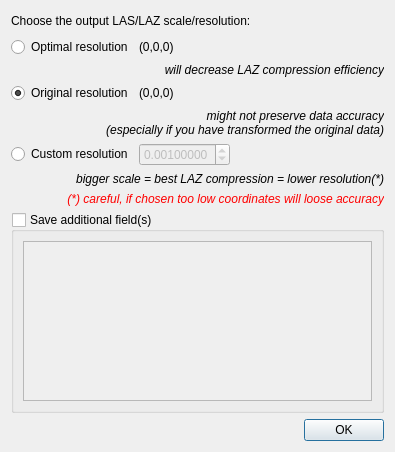
<?xml version="1.0" encoding="UTF-8"?>
<ui version="4.0">
 <class>SaveLASFileDialog</class>
 <widget class="QDialog" name="SaveLASFileDialog">
  <property name="geometry">
   <rect>
    <x>0</x>
    <y>0</y>
    <width>395</width>
    <height>452</height>
   </rect>
  </property>
  <property name="windowTitle">
   <string>LAS/LAZ scale</string>
  </property>
  <layout class="QVBoxLayout" name="verticalLayout">
   <item>
    <layout class="QHBoxLayout" name="horizontalLayout_7">
     <item>
      <widget class="QLabel" name="label">
       <property name="text">
        <string>Choose the output LAS/LAZ scale/resolution:</string>
       </property>
      </widget>
     </item>
     <item>
      <spacer name="horizontalSpacer_4">
       <property name="orientation">
        <enum>Qt::Horizontal</enum>
       </property>
       <property name="sizeHint" stdset="0">
        <size>
         <width>40</width>
         <height>20</height>
        </size>
       </property>
      </spacer>
     </item>
    </layout>
   </item>
   <item>
    <layout class="QHBoxLayout" name="horizontalLayout_4">
     <item>
      <widget class="QRadioButton" name="bestRadioButton">
       <property name="text">
        <string>Optimal resolution</string>
       </property>
      </widget>
     </item>
     <item>
      <widget class="QLabel" name="bestAccuracyLabel">
       <property name="text">
        <string notr="true">(0,0,0)</string>
       </property>
      </widget>
     </item>
     <item>
      <spacer name="horizontalSpacer_5">
       <property name="orientation">
        <enum>Qt::Horizontal</enum>
       </property>
       <property name="sizeHint" stdset="0">
        <size>
         <width>40</width>
         <height>20</height>
        </size>
       </property>
      </spacer>
     </item>
    </layout>
   </item>
   <item>
    <widget class="QLabel" name="label_2">
     <property name="font">
      <font>
       <italic>true</italic>
      </font>
     </property>
     <property name="toolTip">
      <string>Ensures optimal accuracy (up to 10^-7 absolute)</string>
     </property>
     <property name="text">
      <string>will decrease LAZ compression efficiency</string>
     </property>
     <property name="alignment">
      <set>Qt::AlignRight|Qt::AlignTrailing|Qt::AlignVCenter</set>
     </property>
    </widget>
   </item>
   <item>
    <layout class="QHBoxLayout" name="horizontalLayout_5">
     <item>
      <widget class="QRadioButton" name="origRadioButton">
       <property name="text">
        <string>Original resolution</string>
       </property>
       <property name="checkable">
        <bool>true</bool>
       </property>
       <property name="checked">
        <bool>true</bool>
       </property>
      </widget>
     </item>
     <item>
      <widget class="QLabel" name="origAccuracyLabel">
       <property name="text">
        <string>(0,0,0)</string>
       </property>
      </widget>
     </item>
     <item>
      <spacer name="horizontalSpacer_6">
       <property name="orientation">
        <enum>Qt::Horizontal</enum>
       </property>
       <property name="sizeHint" stdset="0">
        <size>
         <width>40</width>
         <height>20</height>
        </size>
       </property>
      </spacer>
     </item>
    </layout>
   </item>
   <item>
    <widget class="QLabel" name="label_4">
     <property name="font">
      <font>
       <italic>true</italic>
      </font>
     </property>
     <property name="text">
      <string>might not preserve data accuracy
(especially if you have transformed the original data)</string>
     </property>
     <property name="alignment">
      <set>Qt::AlignRight|Qt::AlignTrailing|Qt::AlignVCenter</set>
     </property>
    </widget>
   </item>
   <item>
    <layout class="QHBoxLayout" name="horizontalLayout_6">
     <item>
      <widget class="QRadioButton" name="customRadioButton">
       <property name="text">
        <string>Custom resolution</string>
       </property>
      </widget>
     </item>
     <item>
      <widget class="QDoubleSpinBox" name="customScaleDoubleSpinBox">
       <property name="enabled">
        <bool>false</bool>
       </property>
       <property name="decimals">
        <number>8</number>
       </property>
       <property name="minimum">
        <double>0.000000000000000</double>
       </property>
       <property name="maximum">
        <double>1.000000000000000</double>
       </property>
       <property name="singleStep">
        <double>0.001000000000000</double>
       </property>
       <property name="value">
        <double>0.001000000000000</double>
       </property>
      </widget>
     </item>
     <item>
      <spacer name="horizontalSpacer_7">
       <property name="orientation">
        <enum>Qt::Horizontal</enum>
       </property>
       <property name="sizeHint" stdset="0">
        <size>
         <width>40</width>
         <height>20</height>
        </size>
       </property>
      </spacer>
     </item>
    </layout>
   </item>
   <item>
    <widget class="QLabel" name="label_3">
     <property name="font">
      <font>
       <italic>true</italic>
      </font>
     </property>
     <property name="text">
      <string>bigger scale = best LAZ compression = lower resolution(*)</string>
     </property>
     <property name="alignment">
      <set>Qt::AlignRight|Qt::AlignTrailing|Qt::AlignVCenter</set>
     </property>
    </widget>
   </item>
   <item>
    <widget class="QLabel" name="label_5">
     <property name="font">
      <font>
       <italic>true</italic>
      </font>
     </property>
     <property name="styleSheet">
      <string notr="true">color: red;</string>
     </property>
     <property name="text">
      <string>(*) careful, if chosen too low coordinates will loose accuracy</string>
     </property>
     <property name="alignment">
      <set>Qt::AlignRight|Qt::AlignTrailing|Qt::AlignVCenter</set>
     </property>
    </widget>
   </item>
   <item>
    <widget class="QGroupBox" name="extraFieldGroupBox">
     <property name="title">
      <string>Save additional field(s)</string>
     </property>
     <property name="checkable">
      <bool>true</bool>
     </property>
     <property name="checked">
      <bool>false</bool>
     </property>
     <layout class="QVBoxLayout" name="verticalLayout_2">
      <item>
       <widget class="QListWidget" name="evlrListWidget">
        <property name="selectionMode">
         <enum>QAbstractItemView::MultiSelection</enum>
        </property>
       </widget>
      </item>
     </layout>
    </widget>
   </item>
   <item>
    <spacer name="verticalSpacer">
     <property name="orientation">
      <enum>Qt::Vertical</enum>
     </property>
     <property name="sizeHint" stdset="0">
      <size>
       <width>20</width>
       <height>2</height>
      </size>
     </property>
    </spacer>
   </item>
   <item>
    <widget class="QDialogButtonBox" name="buttonBox">
     <property name="orientation">
      <enum>Qt::Horizontal</enum>
     </property>
     <property name="standardButtons">
      <set>QDialogButtonBox::Ok</set>
     </property>
    </widget>
   </item>
  </layout>
 </widget>
 <resources/>
 <connections>
  <connection>
   <sender>buttonBox</sender>
   <signal>accepted()</signal>
   <receiver>SaveLASFileDialog</receiver>
   <slot>accept()</slot>
   <hints>
    <hint type="sourcelabel">
     <x>248</x>
     <y>254</y>
    </hint>
    <hint type="destinationlabel">
     <x>157</x>
     <y>274</y>
    </hint>
   </hints>
  </connection>
  <connection>
   <sender>buttonBox</sender>
   <signal>rejected()</signal>
   <receiver>SaveLASFileDialog</receiver>
   <slot>reject()</slot>
   <hints>
    <hint type="sourcelabel">
     <x>316</x>
     <y>260</y>
    </hint>
    <hint type="destinationlabel">
     <x>286</x>
     <y>274</y>
    </hint>
   </hints>
  </connection>
  <connection>
   <sender>customRadioButton</sender>
   <signal>toggled(bool)</signal>
   <receiver>customScaleDoubleSpinBox</receiver>
   <slot>setEnabled(bool)</slot>
   <hints>
    <hint type="sourcelabel">
     <x>39</x>
     <y>165</y>
    </hint>
    <hint type="destinationlabel">
     <x>116</x>
     <y>165</y>
    </hint>
   </hints>
  </connection>
 </connections>
</ui>
